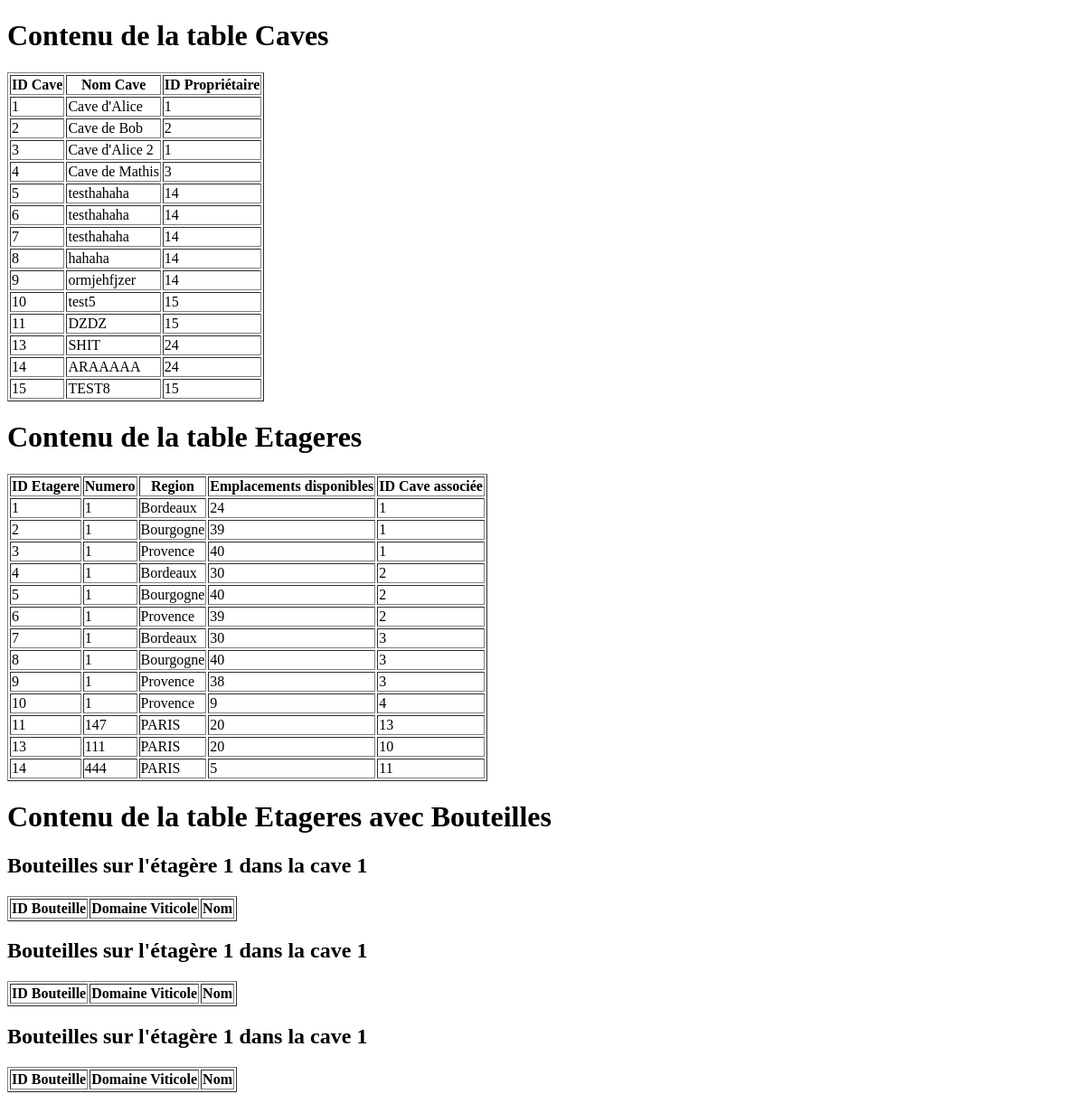
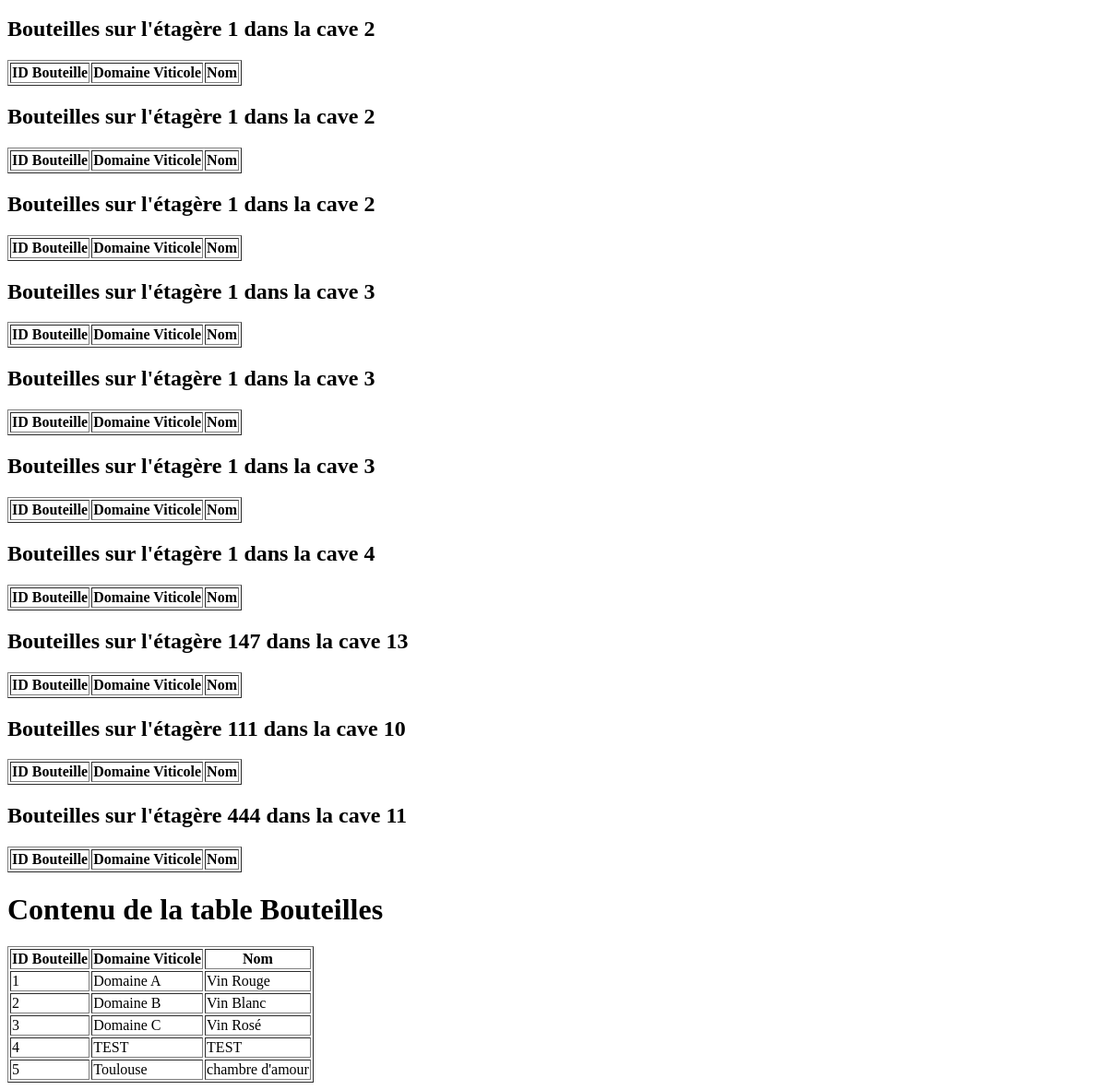
The page /debug on the database as committed earlier (2 pictures, top to bottom).
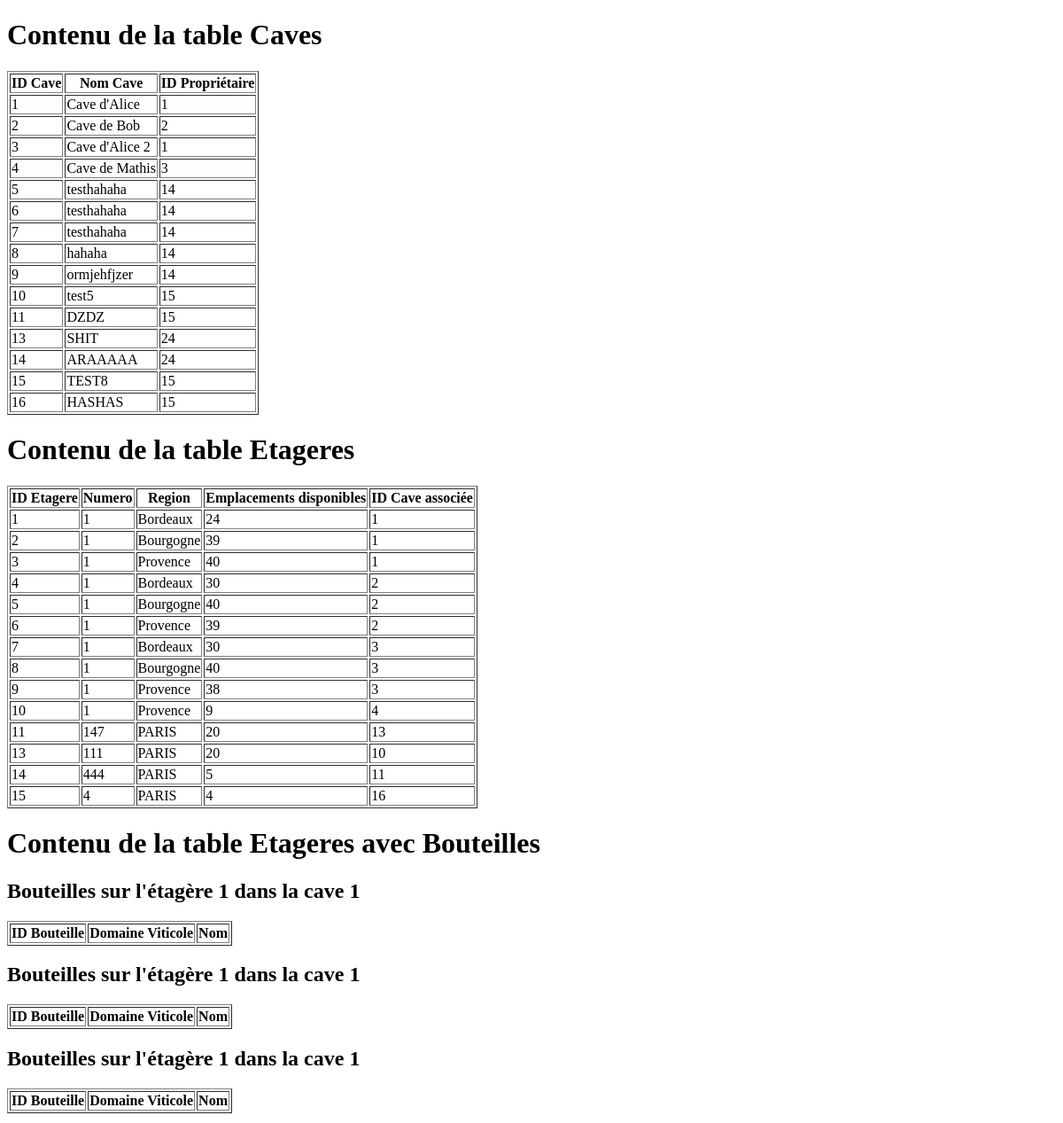
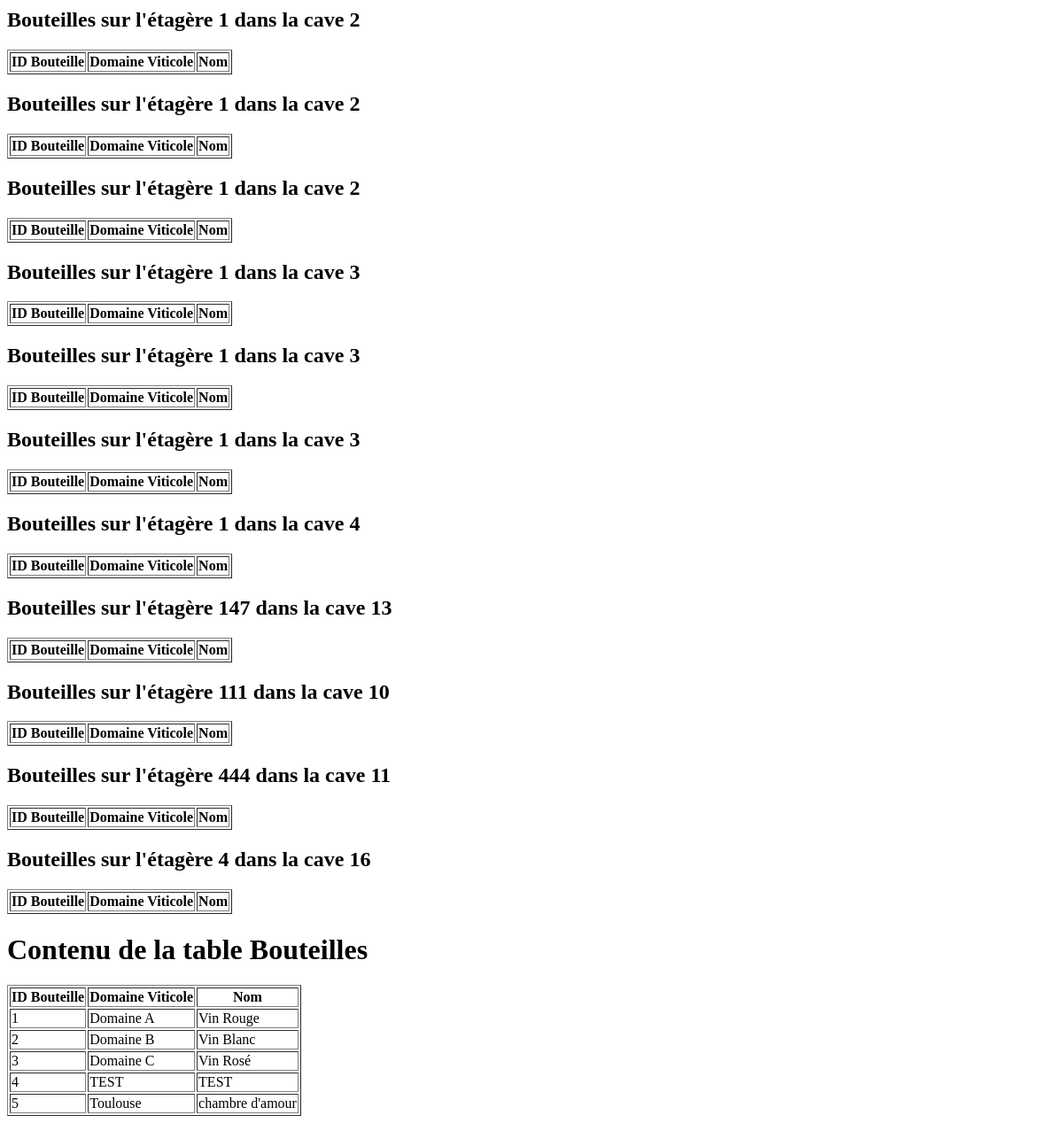
The same page on the database as committed later (2 pictures, top to bottom).
### tables this page shows
CREATE TABLE Caves (
                id_cave INTEGER PRIMARY KEY,
                nom_cave TEXT NOT NULL,
                proprietaire_id INTEGER NOT NULL,
                FOREIGN KEY (proprietaire_id) REFERENCES Utilisateurs(id_utilisateur)
            );

CREATE TABLE Etageres (
                id_etagere INTEGER PRIMARY KEY,
                numero INTEGER NOT NULL,
                region TEXT NOT NULL,
                emplacements_disponibles INTEGER NOT NULL,
                cave_associee_id INTEGER NOT NULL,
                FOREIGN KEY (cave_associee_id) REFERENCES Caves(id_cave)
            );

CREATE TABLE Bouteilles (
                id_bouteille INTEGER PRIMARY KEY,
                domaine_viticole TEXT NOT NULL,
                nom TEXT NOT NULL,
                type TEXT NOT NULL,
                annee INTEGER NOT NULL,
                region TEXT NOT NULL,
                commentaires TEXT,
                note_personnelle TEXT,
                note_moyenne TEXT,
                photo_etiquette TEXT,
                prix REAL
            );

### app.py (the view)
@app.route("/debug")
def afficher_tables():
    conn = sqlite3.connect("bdd.db")
    c = conn.cursor()
    c.execute("SELECT * FROM Utilisateurs")
    utilisateurs = c.fetchall()
    c.execute("SELECT * FROM Caves")
    caves = c.fetchall()
    c.execute("SELECT * FROM Etageres")
    etageres = c.fetchall()
    c.execute("SELECT * FROM Bouteilles")
    bouteilles = c.fetchall()
    conn.close()
    return render_template(
        "affichage_tables.html",
        utilisateurs=utilisateurs,
        caves=caves,
        etageres=etageres,
        bouteilles=bouteilles,
    )

### templates/affichage_tables.html (shortened to what this page needs)
<!DOCTYPE html>
<html lang="en">
<h1>Contenu de la table Caves</h1>
<table border="1">
    <tr>
        <th>ID Cave</th>
        <th>Nom Cave</th>
        <th>ID Propriétaire</th>
    </tr>
    {% for cave in caves %}
    <tr>
        <td>{{ cave[0] }}</td>
        <td>{{ cave[1] }}</td>
        <td>{{ cave[2] }}</td>
    </tr>
    {% endfor %}
</table>
<h1>Contenu de la table Etageres</h1>
<table border="1">
    <tr>
        <th>ID Etagere</th>
        <th>Numero</th>
        <th>Region</th>
        <th>Emplacements disponibles</th>
        <th>ID Cave associée</th>
    </tr>
    {% for etagere in etageres %}
    <tr>
        <td>{{ etagere[0] }}</td>
        <td>{{ etagere[1] }}</td>
        <td>{{ etagere[2] }}</td>
        <td>{{ etagere[3] }}</td>
        <td>{{ etagere[4] }}</td>
    </tr>
    {% endfor %}
</table>
<h1>Contenu de la table Etageres avec Bouteilles</h1>
{% for etagere in etageres %}
    <h2>Bouteilles sur l'étagère {{ etagere[1] }} dans la cave {{ etagere[4] }}</h2>
    <table border="1">
        <tr>
            <th>ID Bouteille</th>
            <th>Domaine Viticole</th>
            <th>Nom</th>
        </tr>
    </table>
{% endfor %}
<h1>Contenu de la table Bouteilles</h1>
<table border="1">
    <tr>
        <th>ID Bouteille</th>
        <th>Domaine Viticole</th>
        <th>Nom</th>
    </tr>
    {% for bouteille in bouteilles %}
    <tr>
        <td>{{ bouteille[0] }}</td>
        <td>{{ bouteille[1] }}</td>
        <td>{{ bouteille[2] }}</td>
    </tr>
    {% endfor %}
</table>
</html>

Rows that differ between the two databases and show on the page:
added Caves: id_cave "16", nom_cave "HASHAS", proprietaire "15"
added Etageres: id_etagere "15", numero "4", region "PARIS", emplacements_disponibles "4", cave_associee "16"
